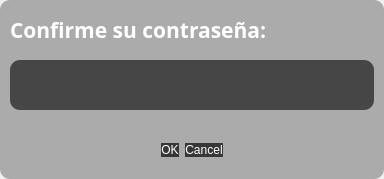
<?xml version="1.0" encoding="UTF-8"?>
<ui version="4.0">
 <class>Dialog</class>
 <widget class="QDialog" name="Dialog">
  <property name="geometry">
   <rect>
    <x>0</x>
    <y>0</y>
    <width>384</width>
    <height>179</height>
   </rect>
  </property>
  <property name="windowTitle">
   <string>Dialog</string>
  </property>
  <layout class="QVBoxLayout" name="verticalLayout">
   <property name="spacing">
    <number>0</number>
   </property>
   <property name="leftMargin">
    <number>0</number>
   </property>
   <property name="topMargin">
    <number>0</number>
   </property>
   <property name="rightMargin">
    <number>0</number>
   </property>
   <property name="bottomMargin">
    <number>0</number>
   </property>
   <item>
    <widget class="QFrame" name="f_dialog_box">
     <property name="styleSheet">
      <string notr="true">	background: rgba(70, 70, 70, 0.4);
	border-radius: 10px;
color: rgba(255, 255, 255, 1);</string>
     </property>
     <property name="frameShape">
      <enum>QFrame::Shape::NoFrame</enum>
     </property>
     <property name="frameShadow">
      <enum>QFrame::Shadow::Raised</enum>
     </property>
     <layout class="QVBoxLayout" name="verticalLayout_2">
      <property name="spacing">
       <number>10</number>
      </property>
      <property name="leftMargin">
       <number>10</number>
      </property>
      <property name="topMargin">
       <number>10</number>
      </property>
      <property name="rightMargin">
       <number>10</number>
      </property>
      <item>
       <widget class="QLabel" name="label">
        <property name="minimumSize">
         <size>
          <width>0</width>
          <height>40</height>
         </size>
        </property>
        <property name="font">
         <font>
          <family>Bahnschrift SemiBold Condensed</family>
          <pointsize>16</pointsize>
          <bold>true</bold>
         </font>
        </property>
        <property name="styleSheet">
         <string notr="true">background: rgba(70, 70, 70, 0);</string>
        </property>
        <property name="text">
         <string>Confirme su contraseña:</string>
        </property>
       </widget>
      </item>
      <item>
       <widget class="QLineEdit" name="lineEdit">
        <property name="sizePolicy">
         <sizepolicy hsizetype="Expanding" vsizetype="Fixed">
          <horstretch>0</horstretch>
          <verstretch>0</verstretch>
         </sizepolicy>
        </property>
        <property name="minimumSize">
         <size>
          <width>0</width>
          <height>50</height>
         </size>
        </property>
        <property name="font">
         <font>
          <family>Tw Cen MT Condensed</family>
          <pointsize>12</pointsize>
         </font>
        </property>
        <property name="styleSheet">
         <string notr="true">background: rgba(70, 70, 70, 1);
	border-radius: 10px;</string>
        </property>
        <property name="echoMode">
         <enum>QLineEdit::EchoMode::Password</enum>
        </property>
        <property name="alignment">
         <set>Qt::AlignmentFlag::AlignCenter</set>
        </property>
       </widget>
      </item>
      <item>
       <spacer name="verticalSpacer">
        <property name="orientation">
         <enum>Qt::Orientation::Vertical</enum>
        </property>
        <property name="sizeHint" stdset="0">
         <size>
          <width>20</width>
          <height>40</height>
         </size>
        </property>
       </spacer>
      </item>
      <item alignment="Qt::AlignmentFlag::AlignHCenter">
       <widget class="QDialogButtonBox" name="buttonBox">
        <property name="sizePolicy">
         <sizepolicy hsizetype="Preferred" vsizetype="Preferred">
          <horstretch>0</horstretch>
          <verstretch>0</verstretch>
         </sizepolicy>
        </property>
        <property name="minimumSize">
         <size>
          <width>0</width>
          <height>40</height>
         </size>
        </property>
        <property name="styleSheet">
         <string notr="true">QPushButton{
	background: rgb(55, 55, 55);
	color: rgb(255, 255, 255);
	border: 0px soild;
	border-radius: 10px;
}
QPushButton:hover{
	background-color: rgba(40, 85, 165, 0.4);
	border-radius: 10px;
}
QPushButton:pressed {
    background-color: rgba(55, 55, 145, 0.7);
}</string>
        </property>
        <property name="orientation">
         <enum>Qt::Orientation::Horizontal</enum>
        </property>
        <property name="standardButtons">
         <set>QDialogButtonBox::StandardButton::Cancel|QDialogButtonBox::StandardButton::Ok</set>
        </property>
       </widget>
      </item>
     </layout>
    </widget>
   </item>
  </layout>
 </widget>
 <resources/>
 <connections>
  <connection>
   <sender>buttonBox</sender>
   <signal>accepted()</signal>
   <receiver>Dialog</receiver>
   <slot>accept()</slot>
   <hints>
    <hint type="sourcelabel">
     <x>248</x>
     <y>254</y>
    </hint>
    <hint type="destinationlabel">
     <x>157</x>
     <y>274</y>
    </hint>
   </hints>
  </connection>
  <connection>
   <sender>buttonBox</sender>
   <signal>rejected()</signal>
   <receiver>Dialog</receiver>
   <slot>reject()</slot>
   <hints>
    <hint type="sourcelabel">
     <x>316</x>
     <y>260</y>
    </hint>
    <hint type="destinationlabel">
     <x>286</x>
     <y>274</y>
    </hint>
   </hints>
  </connection>
 </connections>
</ui>
